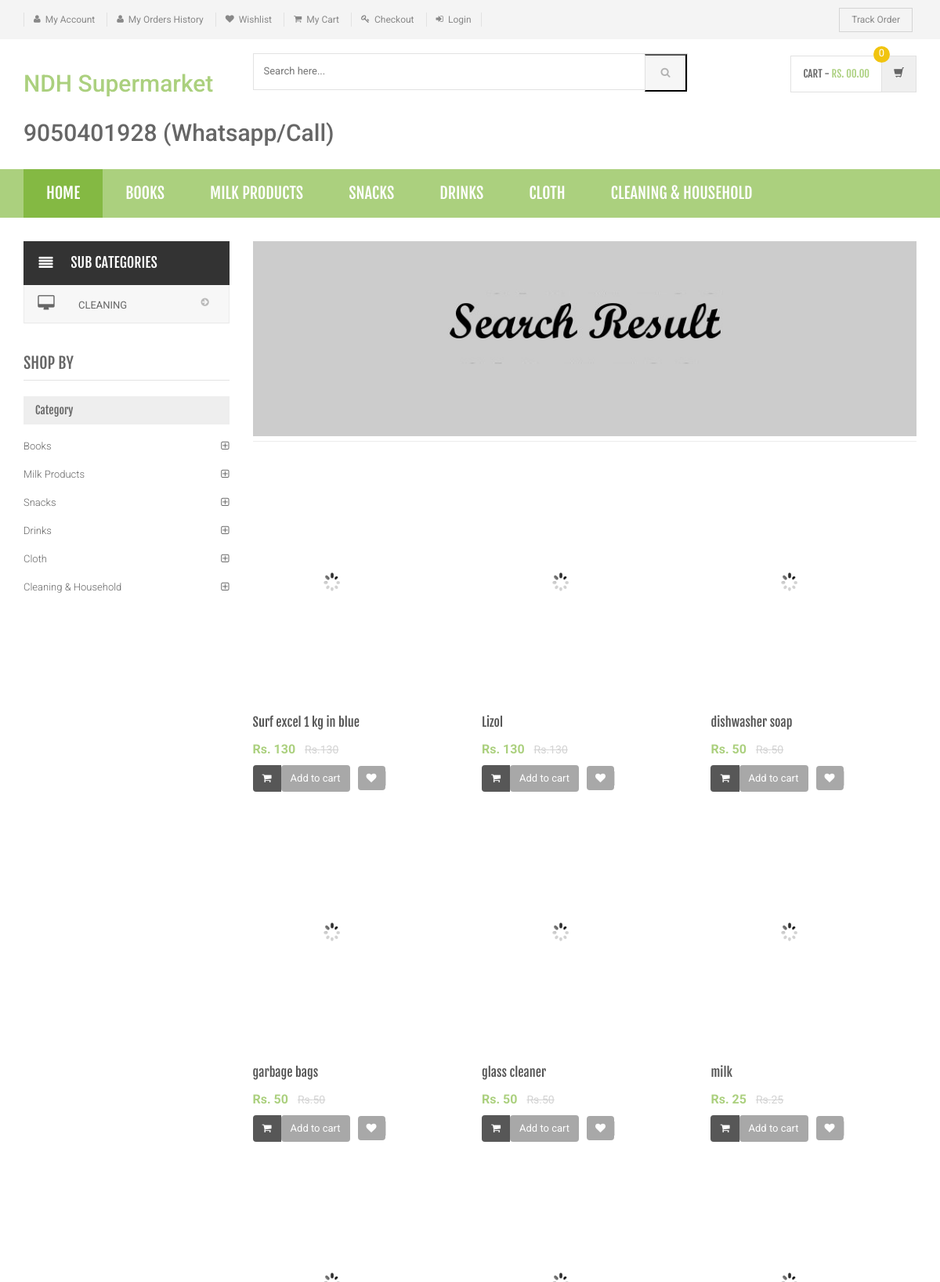
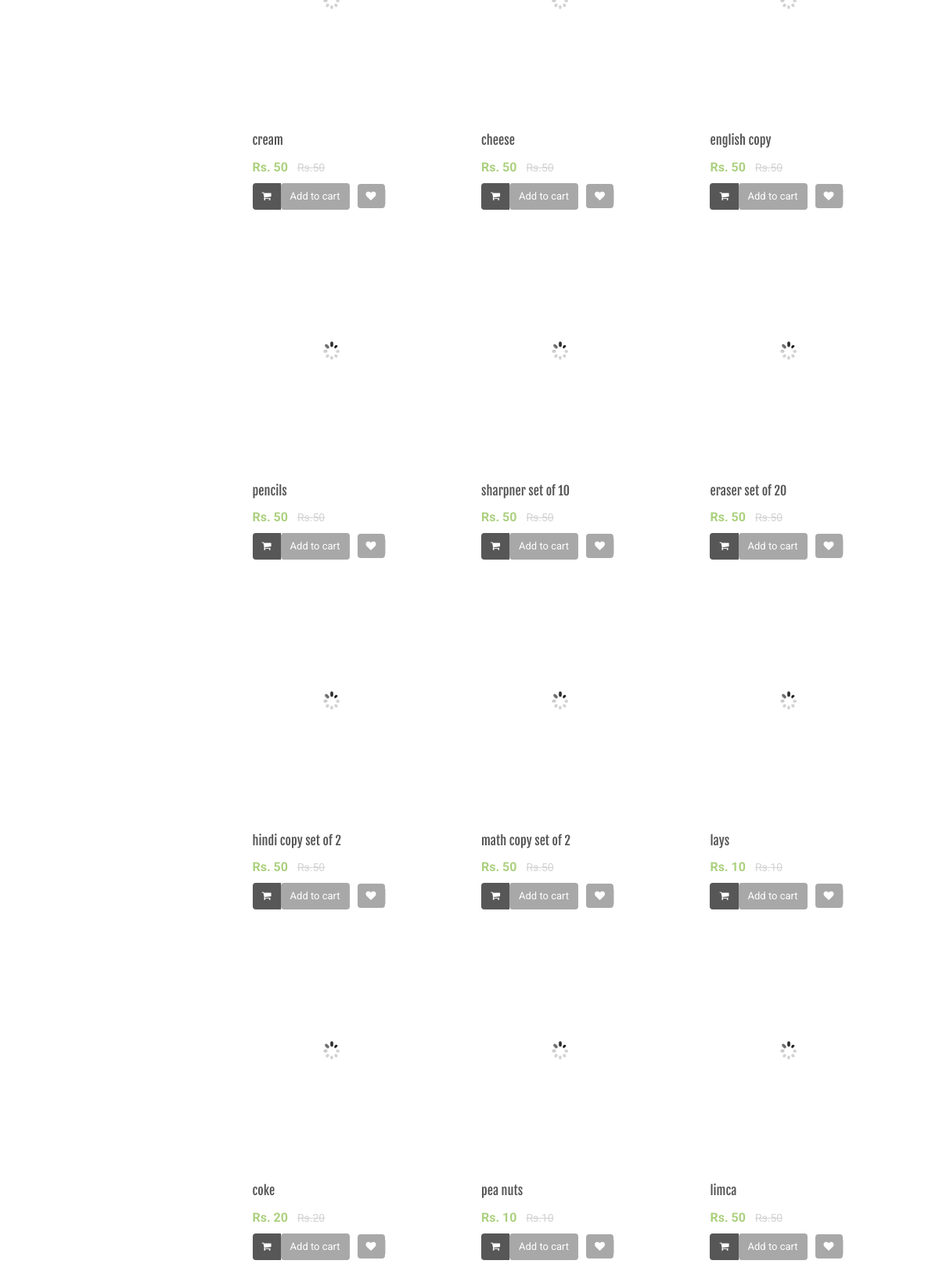
Screenshot of /search-result.php (upper part) with the database file from the repository (2 pictures, top to bottom).
### tables this page shows
CREATE TABLE `shop_category` (
  `id` int(11) NOT NULL,
  `categoryName` varchar(255) DEFAULT NULL,
  `categoryDescription` longtext DEFAULT NULL,
  `creationDate` timestamp NOT NULL DEFAULT current_timestamp(),
  `updationDate` varchar(255) DEFAULT NULL
);

CREATE TABLE `shop_subcategory` (
  `id` int(11) NOT NULL,
  `categoryid` int(11) DEFAULT NULL,
  `subcategory` varchar(255) DEFAULT NULL,
  `creationDate` timestamp NULL DEFAULT current_timestamp(),
  `updationDate` varchar(255) DEFAULT NULL
);

CREATE TABLE `shop_products` (
  `id` int(11) NOT NULL,
  `category` int(11) NOT NULL,
  `subCategory` int(11) DEFAULT NULL,
  `productName` varchar(255) DEFAULT NULL,
  `productCompany` varchar(255) DEFAULT NULL,
  `productPrice` int(11) DEFAULT NULL,
  `productPriceBeforeDiscount` int(11) DEFAULT NULL,
  `productDescription` longtext DEFAULT NULL,
  `productImage1` varchar(255) DEFAULT NULL,
  `productImage2` varchar(255) DEFAULT NULL,
  `productImage3` varchar(255) DEFAULT NULL,
  `shippingCharge` int(11) DEFAULT NULL,
  `productAvailability` varchar(255) DEFAULT NULL,
  `postingDate` timestamp NULL DEFAULT current_timestamp(),
  `updationDate` varchar(255) DEFAULT NULL
);

### search-result.php (the view, shortened to what this page needs)
<?php
include('includes/config.php');
$find="%{$_POST['product']}%";
?>
<!DOCTYPE html>
<html lang="en">
	<head>
	    <link rel="stylesheet" href="assets/css/bootstrap.min.css">
	    <link rel="stylesheet" href="assets/css/main.css">
	    <link rel="stylesheet" href="assets/css/green.css">
	    <link rel="stylesheet" href="assets/css/owl.carousel.css">
		<link rel="stylesheet" href="assets/css/owl.transitions.css">
		<link href="assets/css/lightbox.css" rel="stylesheet">
		<link rel="stylesheet" href="assets/css/animate.min.css">
		<link rel="stylesheet" href="assets/css/rateit.css">
		<link rel="stylesheet" href="assets/css/bootstrap-select.min.css">
		<link rel="stylesheet" href="assets/css/config.css">
		<link href="assets/css/green.css" rel="alternate stylesheet" title="Green color">
		<link href="assets/css/blue.css" rel="alternate stylesheet" title="Blue color">
		<link href="assets/css/red.css" rel="alternate stylesheet" title="Red color">
		<link href="assets/css/orange.css" rel="alternate stylesheet" title="Orange color">
		<link href="assets/css/dark-green.css" rel="alternate stylesheet" title="Darkgreen color">
		<link rel="stylesheet" href="assets/css/font-awesome.min.css">
	</head>
    <body class="cnt-home">
<header class="header-style-1">
<?php include('includes/top-header.php');?>
<?php include('includes/main-header.php');?>
<?php include('includes/menu-bar.php');?>
</header>
<div class="body-content outer-top-xs">
	<div class='container'>
		<div class='row outer-bottom-sm'>
			<div class='col-md-3 sidebar'>
<div class="side-menu animate-dropdown outer-bottom-xs">
<div class="side-menu animate-dropdown outer-bottom-xs">
    <div class="head"><i class="icon fa fa-align-justify fa-fw"></i>Sub Categories</div>
    <nav class="yamm megamenu-horizontal" role="navigation">
        <ul class="nav">
            <li class="dropdown menu-item">
              <?php $sql=mysqli_query($con,"select id,subcategory  from ".PREFIX."subcategory");
while($row=mysqli_fetch_array($sql))
{
    ?>
                <a href="sub-category.php?scid=<?php echo $row['id'];?>" class="dropdown-toggle"><i class="icon fa fa-desktop fa-fw"></i>
                <?php echo $row['subcategory'];?></a>
                <?php }?>
</li>
</ul>
    </nav>
</div>
</div>
	            <div class="sidebar-module-container">
	            	<h3 class="section-title">shop by</h3>
	            	<div class="sidebar-filter">
<div class="sidebar-widget wow fadeInUp outer-bottom-xs ">
	<div class="widget-header m-t-20">
		<h4 class="widget-title">Category</h4>
	</div>
	<div class="sidebar-widget-body m-t-10">
	         <?php $sql=mysqli_query($con,"select id,categoryName  from ".PREFIX."category");
while($row=mysqli_fetch_array($sql))
{
    ?>
		<div class="accordion">
	    	<div class="accordion-group">
	            <div class="accordion-heading">
	                <a href="category.php?cid=<?php echo $row['id'];?>"  class="accordion-toggle collapsed">
	                   <?php echo $row['categoryName'];?>
	                </a>
	            </div>
	        </div>
	    </div>
	    <?php } ?>
	</div>
</div>
	            	</div>
	            </div>
            </div>
			<div class='col-md-9'>
	<div id="category" class="category-carousel hidden-xs">
		<div class="item">
			<div class="image">
				<img src="assets/images/banners/cat-banner-3.jpg" alt="" class="img-responsive">
			</div>
		</div>
</div>
				<div class="search-result-container">
					<div id="myTabContent" class="tab-content">
						<div class="tab-pane active " id="grid-container">
							<div class="category-product  inner-top-vs">
								<div class="row">
			<?php
$ret=mysqli_query($con,"select * from ".PREFIX."products where productName like '$find'");
$num=mysqli_num_rows($ret);
if($num>0)
{
while ($row=mysqli_fetch_array($ret))
{?>
		<div class="col-sm-6 col-md-4 wow fadeInUp">
			<div class="products">
	<div class="product">
		<div class="product-image">
			<div class="image">
				<a href="product-details.php?pid=<?php echo htmlentities($row['id']);?>"><img  src="assets/images/blank.gif" data-echo="admin/<?php echo PRODUCTIMAGES; ?>/<?php echo htmlentities($row['id']);?>/<?php echo htmlentities($row['productImage1']);?>" alt="" width="200" height="300"></a>
			</div>
		</div>
		<div class="product-info text-left">
			<h3 class="name"><a href="product-details.php?pid=<?php echo htmlentities($row['id']);?>"><?php echo htmlentities($row['productName']);?></a></h3>
			<div class="product-price">
				<span class="price">
					Rs. <?php echo htmlentities($row['productPrice']);?>			</span>
										     <span class="price-before-discount">Rs.<?php echo htmlentities($row['productPriceBeforeDiscount']);?></span>
			</div>
		</div>
					<div class="cart clearfix animate-effect">
				<div class="action">
					<ul class="list-unstyled">
						<li class="add-cart-button btn-group">
							<button class="btn btn-primary icon" data-toggle="dropdown" type="button">
								<i class="fa fa-shopping-cart"></i>
							</button>
							<a href="category.php?page=product&action=add&id=<?php echo $row['id']; ?>">
							<button class="btn btn-primary" type="button">Add to cart</button></a>
						</li>
		                <li class="lnk wishlist">
							<a class="add-to-cart" href="category.php?pid=<?php echo htmlentities($row['id'])?>&&action=wishlist" title="Wishlist">
								 <i class="icon fa fa-heart"></i>
							</a>
						</li>
					</ul>
				</div>
			</div>
			</div>
			</div>
		</div>
	  <?php } } else {?>
		<div class="col-sm-6 col-md-4 wow fadeInUp"> <h3>No Product Found</h3>
		</div>
<?php } ?>
										</div>
							</div>
						</div>
				</div>
			</div>
		</div></div>
</div>
</div>
</body>
</html>

### includes/menu-bar.php (shortened to what this page needs)
<div class="header-nav animate-dropdown">
    <div class="container">
        <div class="yamm navbar navbar-default" role="navigation">
            <div class="nav-bg-class">
                <div class="navbar-collapse collapse" id="mc-horizontal-menu-collapse">
	<div class="nav-outer">
		<ul class="nav navbar-nav">
			<li class="active dropdown yamm-fw">
				<a href="index.php" data-hover="dropdown" class="dropdown-toggle">Home</a>
			</li>
              <?php
              $sql=mysqli_query($con,"select id,categoryName  from ".PREFIX."category limit 6");
while($row=mysqli_fetch_array($sql))
{
    ?>
			<li class="dropdown yamm">
				<a href="category.php?cid=<?php echo $row['id'];?>"> <?php echo $row['categoryName'];?></a>
			</li>
			<?php } ?>
		</ul>
		<div class="clearfix"></div>
	</div>
</div>
            </div>
        </div>
    </div>
</div>

### rows the page displays
shop_category: categoryName "BOOKS", categoryName "Books"
shop_category: categoryName "MILK PRODUCTS", categoryName "Milk Products"
shop_category: categoryName "SNACKS", categoryName "Snacks"
shop_category: categoryName "DRINKS", categoryName "Drinks"
shop_category: categoryName "CLOTH", categoryName "Cloth"
shop_category: categoryName "CLEANING & HOUSEHOLD", categoryName "Cleaning & Household"
shop_subcategory: subcategory "CLEANING"
shop_products: productName "Surf excel 1 kg in blue", productPrice "130", productPriceBeforeDiscount "130"
shop_products: productName "Lizol", productPrice "130", productPriceBeforeDiscount "130"
shop_products: productName "dishwasher soap", productPrice "50", productPriceBeforeDiscount "50"
shop_products: productName "garbage bags", productPrice "50", productPriceBeforeDiscount "50"
shop_products: productName "glass cleaner", productPrice "50", productPriceBeforeDiscount "50"
shop_products: productName "milk", productPrice "25", productPriceBeforeDiscount "25"
shop_products: productName "cream", productPrice "50", productPriceBeforeDiscount "50"
shop_products: productName "cheese", productPrice "50", productPriceBeforeDiscount "50"
shop_products: productName "english copy", productPrice "50", productPriceBeforeDiscount "50"
shop_products: productName "pencils", productPrice "50", productPriceBeforeDiscount "50"
shop_products: productName "sharpner set of 10", productPrice "50", productPriceBeforeDiscount "50"
shop_products: productName "eraser set of 20", productPrice "50", productPriceBeforeDiscount "50"
shop_products: productName "hindi copy set of 2", productPrice "50", productPriceBeforeDiscount "50"
shop_products: productName "math copy set of 2", productPrice "50", productPriceBeforeDiscount "50"
shop_products: productName "lays", productPrice "10", productPriceBeforeDiscount "10"
shop_products: productName "coke", productPrice "20", productPriceBeforeDiscount "20"
shop_products: productName "pea nuts", productPrice "10", productPriceBeforeDiscount "10"
shop_products: productName "limca", productPrice "50", productPriceBeforeDiscount "50"
